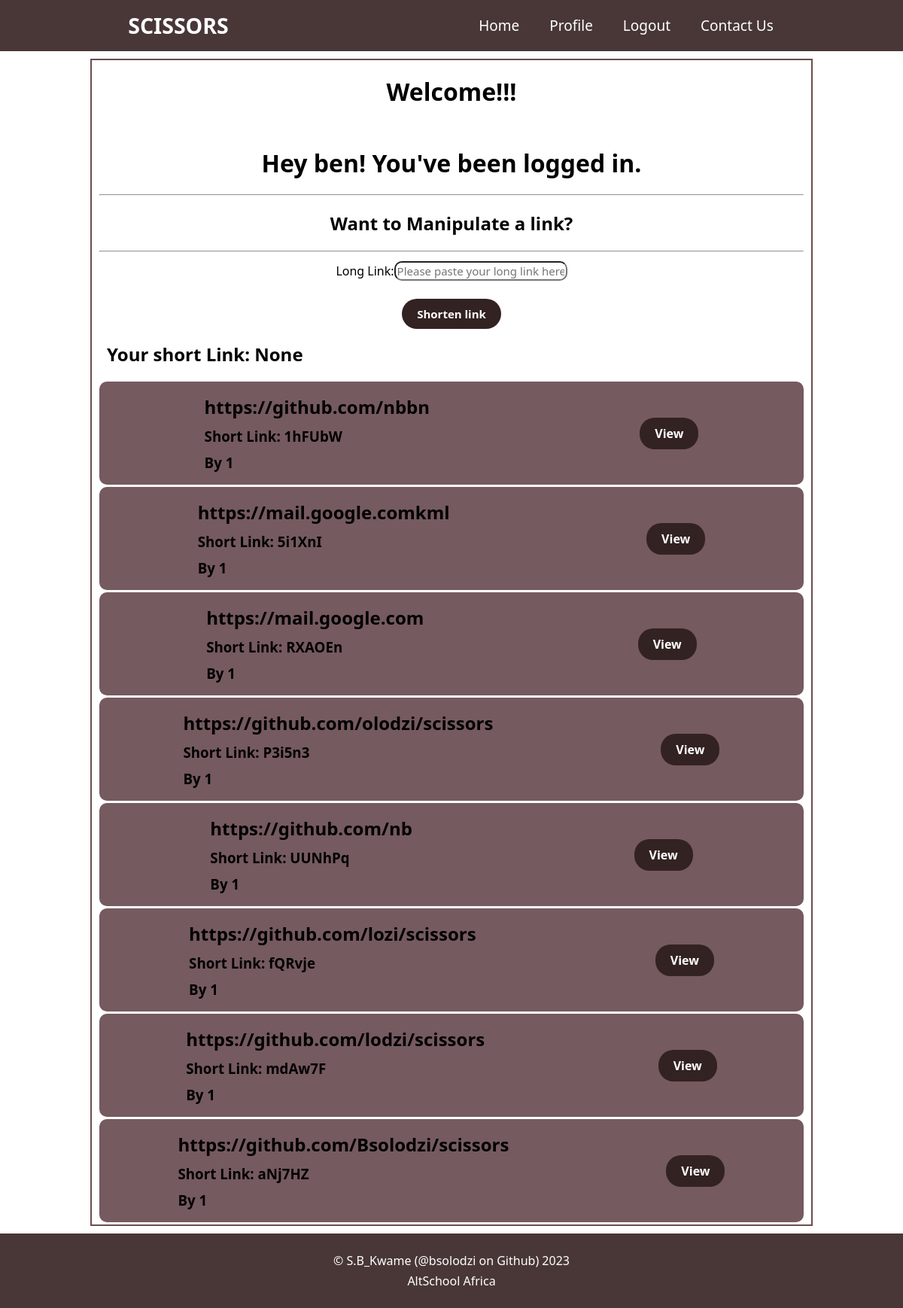
The page / (signed in) on the database its author committed.
### app.py (models this page shows, shortened)
class User (db.Model, UserMixin):
    __tablename__ = "users"
    id = db.Column(db.Integer(), primary_key=True)
    username = db.Column(db.String(255), nullable=False, unique=True)
    first_name = db.Column(db.String(50), nullable=False)
    last_name = db.Column(db.String(50), nullable=False)
    email = db.Column(db.String(255), nullable=False, unique=True)
    password_hash = db.Column(db.Text(), nullable=False)
    links = db.relationship('Link', backref='user')

class Link(db.Model):
    __tablename__ = "links"
    id = db.Column(db.Integer(), primary_key=True)
    long_link = db.Column(db.String(), nullable=False)
    short_link = db.Column(db.String())
    user_id = db.Column(db.Integer(), db.ForeignKey('users.id'))
    created_at = db.Column(db.DateTime, default=datetime.utcnow)

### app.py (the view, shortened to what this page needs)
@app.route('/', methods=['GET', 'POST'])
@login_required
def home():
    latest_link = None  # Initialize the variable
    if current_user.is_authenticated:
        links = Link.query.filter_by(user=current_user).order_by(
        desc(Link.created_at)).all()
    else:
        links = []
    return render_template('index.html', links=links, latest_link=latest_link)

### app.py (called while the page is built)
@login_manager.user_loader
def load_user(user_id):
    return User.query.get(int(user_id))

### templates/index.html
{% extends 'base.html' %} {% block content %}
<h1 class="headings">Welcome!!!</h1>
{% if current_user.is_authenticated %}
<div class="form-group">
  <h1 class="headings">
    Hey {{current_user.username}}! You've been logged in.
  </h1>
  <hr />
  <h2 class="headings">Want to Manipulate a link?</h2>
  <hr />
  <form action="{{url_for('home')}}" method="POST">
    <div class="form-group">
      <label for="link">Long Link:</label>
      <input
        type="text"
        id="link"
        name="link"
        placeholder="Please paste your long link here"
        required
      />
    </div>
    <div class="form-group">
      <input type="submit" value="Shorten link" class="mybtn" />
    </div>
  </form>
  <div>
    <h2>Your short Link: {{latest_link}}</h2>
  </div>
</div>
{% endif %} {% for link in links %}
<div class="blogs">
  <article class="index-article">
    <div class="form-group">
      <div>
        <h2>{{link.long_link}}</h2>
      </div>
      <div>
        <h3>Short Link: {{link.short_link}}</h3>
      </div>
      <div>
        <h3>By {{link.user_id}}</h3>
      </div>
    </div>
    <div>
      <a href="/details/{{link.id}}/" class="mybtn"> View</a>
    </div>
  </article>
</div>
{% endfor %} {% endblock content %}

### templates/base.html (shortened to what this page needs)
<!DOCTYPE html>
<html lang="en">
  <head>
    <link
      rel="stylesheet"
      href="{{url_for ('static',filename='css/main.css')}}"
    />
  </head>
  <body>
    <header>
      <div class="logo">
        <a href="/"><h2>SCISSORS</h2></a>
      </div>
      <div class="nav-item">
        {% if current_user.is_authenticated %}
        <a href="{{url_for('home')}}">Home</a>
        <a href="{{url_for('profile')}}">Profile</a>
        <a href="{{url_for('logout')}}">Logout</a>
        <a href="{{url_for('contact')}}">Contact Us</a>
        {% else %}
        <a href="{{url_for('home')}}">Home</a>
        <a href="{{url_for('create_account')}}">Sign up</a>
        <a href="{{url_for('login')}}">Log in</a>
        <a href="{{url_for('contact')}}">Contact Us</a>
        {% endif %}
      </div>
    </header>
    <main class="container">{% block content %} {% endblock content %}</main>
    <footer>
      <p class="footer">
        <center>
          &copy; S.B_Kwame (@bsolodzi on Github)
          <p>AltSchool Africa</p>
        </center>
      </p>
    </footer>
  </body>
</html>

### static/css/main.css (style rules this page uses)
* { font-family: system-ui, 'Segoe UI', 'Open Sans', 'Helvetica Neue', sans-serif; margin: auto; box-sizing: border-box; }
a { text-decoration: underline; margin: 0 3px; }
header { background-color: rgb(73, 55, 55); padding: 5px; color: white; display: flex; justify-content: space-between; }
header a { float: left; text-align: right; color: #000; text-decoration: wheat; font-size: 18px; font-size: 19px; padding: 5px 5px; border: 0; transition: all 1.2s; }
.logo a { color: white; }
.nav-item a { margin: 10px; color: white; padding: 5px 10px; }
main { min-height: 100vh; }
form { width:auto; }
.form-group { padding: 12px 10px; }
.form-group div { display: flex; align-items: flex-start; }
.mybtn { padding: 10px 20px; background-color: rgb(51, 34, 34); border: none; color: white; font-weight: bold; border-radius: 20px; transition: all 1.5s; text-decoration: none; }
.container { margin:10px auto; width: 80%; border: 2px rgb(108, 76, 76) solid; }
input { border-radius: 10px; align-items: left; text-align: left; font-size: 15px; }
footer { padding: 20px; background-color: rgb(73, 55, 55); color: white; }
.index-article { display: flex; text-align: left; margin: 3px 10px; background-color: rgb(117, 90, 95); border-radius: 10px; }
article a { margin: 20px; }
h1, h2, h3, p { margin: 5px 10px; text-align: center; }
.headings { text-align: center; margin: 20px; }
form { display: flex; flex-direction: column; }

### rows shown on the page
User: username "ben"
Link: long_link "https://github.com/nbbn", short_link "1hFUbW", user_id "1"
Link: long_link "https://mail.google.comkml", short_link "5i1XnI", user_id "1"
Link: long_link "https://mail.google.com", short_link "RXAOEn", user_id "1"
Link: long_link "https://github.com/olodzi/scissors", short_link "P3i5n3", user_id "1"
Link: long_link "https://github.com/nb", short_link "UUNhPq", user_id "1"
Link: long_link "https://github.com/lozi/scissors", short_link "fQRvje", user_id "1"
Link: long_link "https://github.com/lodzi/scissors", short_link "mdAw7F", user_id "1"
Link: long_link "https://github.com/Bsolodzi/scissors", short_link "aNj7HZ", user_id "1"

### other values the page prints
{{ latest_link }} "None"
